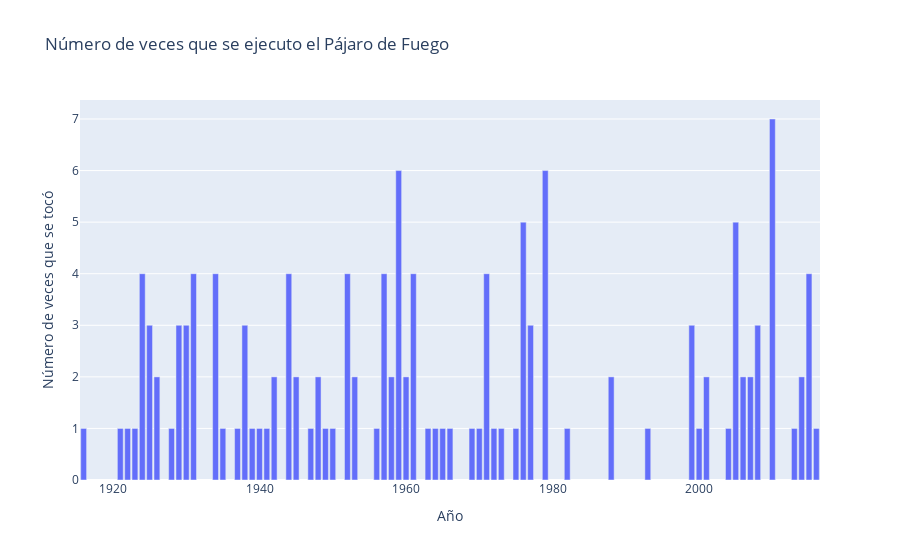

Source (notebook cell):
### Markdown cell above
Podemos ver claramente que en el año 2010 hay un boom en la ejecucion de sus obras

El Pájaro de Fuego es posiblemente la obra que hizo que Stravinsky fuera mundialmente reconocido. Dicha obra es la primera de sus tres ballets que compuso, el segundo de ellos se llama Petrushka y el último (posiblemente el que causo más controversia) es La Consagración de la Primavera

### Code cell
#Vamos a analizar la popularidad de su ballet "El Pájaro de Fuego"
firebird = unicos[unicos['Worktitle'].str.contains('FIREBIRD')]
firebird = firebird.groupby(firebird.index.year).count()
firebird.reset_index(inplace = True)

labels3 = {'Date' : 'Año', 'Location' : 'Número de veces que se tocó'}

fig = px.bar(firebird, x = 'Date', y = 'Location', title = 'Número de veces que se ejecuto el Pájaro de Fuego', labels = labels3)
fig.show()

### Figure 1 — Plotly figure (JSON) as saved in the notebook; plotly's stock layout.template omitted (floating-point values rounded to 4 significant figures)
{"data": [{"alignmentgroup": "True", "hovertemplate": "Año=%{x}<br>Número de veces que se tocó=%{y}<extra></extra>", "legendgroup": "", "marker": {"color": "#636efa", "pattern": {"shape": ""}}, "name": "", "offsetgroup": "", "orientation": "v", "showlegend": false, "textposition": "auto", "type": "bar", "x": [1916, 1921, 1922, 1923, 1924, 1925, 1926, 1928, 1929, 1930, 1931, 1934, 1935, 1937, 1938, 1939, 1940, 1941, 1942, 1944, 1945, 1947, 1948, 1949, 1950, 1952, 1953, 1956, 1957, 1958, 1959, 1960, 1961, 1963, 1964, 1965, 1966, 1969, 1970, 1971, 1972, 1973, 1975, 1976, 1977, 1979, 1982, 1988, 1993, 1999, 2000, 2001, 2004, 2005, 2006, 2007, 2008, 2010, 2013, 2014, 2015, 2016], "xaxis": "x", "y": [1, 1, 1, 1, 4, 3, 2, 1, 3, 3, 4, 4, 1, 1, 3, 1, 1, 1, 2, 4, 2, 1, 2, 1, 1, 4, 2, 1, 4, 2, 6, 2, 4, 1, 1, 1, 1, 1, 1, 4, 1, 1, 1, 5, 3, 6, 1, 2, 1, 3, 1, 2, 1, 5, 2, 2, 3, 7, 1, 2, 4, 1], "yaxis": "y"}], "layout": {"barmode": "relative", "legend": {"tracegroupgap": 0}, "title": {"text": "Número de veces que se ejecuto el Pájaro de Fuego"}, "xaxis": {"anchor": "y", "domain": [0, 1], "title": {"text": "Año"}}, "yaxis": {"anchor": "x", "domain": [0, 1], "title": {"text": "Número de veces que se tocó"}}}}
